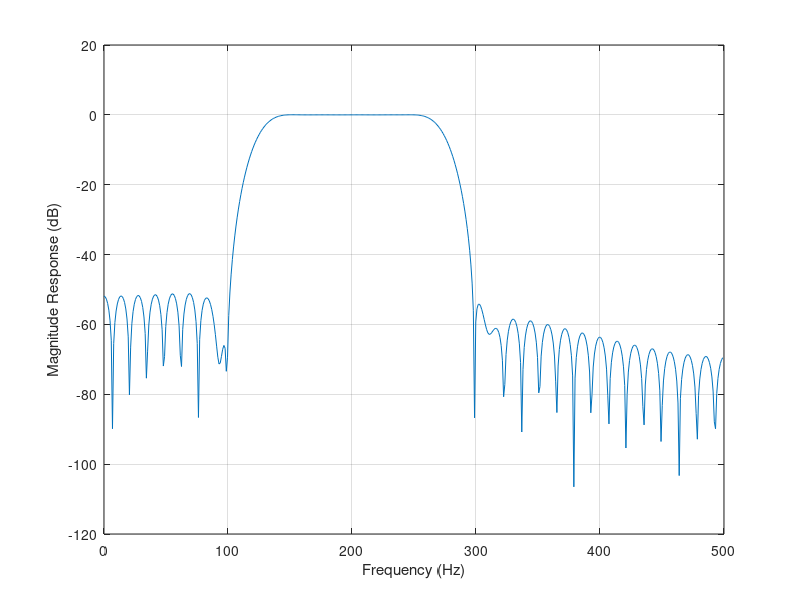

The MATLAB script that drew this image:
% Code to plot the frequency response of different window functions for FIR
% filtering

Fs = 1000;  % Sampling frequency
Fn = Fs/2;  % Nyquist frequency

N = 73;         % filter length
beta = 5.65;    % for the kaiser window only

% Normalise the cutoff frequencies
fc1 = 125/Fn;
fc2 = 275/Fn;
Fc = [fc1 fc2];  % if we want a passband filter

% Obtain the windowed filter coefficients
%hn = fir1(N-1, Fc, kaiser(N, beta));       % Kaiser
%hn = fir1(N-1, Fc, boxcar(N));             % Boxcar
hn = fir1(N-1, Fc, hamming(N));             % Hamming

% Compute and plot the frequency response
[H, f] = freqz(hn, 1, 512, Fs);
mag = 20*log10(abs(H));
plot(f, mag), grid on
xlabel('Frequency (Hz)')
ylabel('Magnitude Response (dB)')